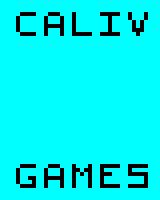

A 2D game scene composited from a Tiled map and its tileset images. What follows is a short description and the map's XML, with every tile layer's data as written:
An orthogonal 40x50 tile map with 4x4 px tiles, 1 tile layer (Capa de Patrones 1).

<map version="1.0" orientation="orthogonal" renderorder="right-down" width="40" height="50" tilewidth="4" tileheight="4" nextobjectid="1">
 <tileset firstgid="1" name="tiles_4" tilewidth="4" tileheight="4" tilecount="16">
  <image source="tiles_4.png" width="16" height="16" />
 </tileset>
 <layer name="Capa de Patrones 1" width="40" height="50">
  <data encoding="csv">
13,13,13,13,13,13,13,13,13,13,13,13,13,13,13,13,13,13,13,13,13,13,13,13,13,13,13,13,13,13,13,13,13,13,13,13,13,13,13,13,
13,13,13,13,13,13,13,13,13,13,13,13,13,13,13,13,13,13,13,13,13,13,13,13,13,13,13,13,13,13,13,13,13,13,13,13,13,13,13,13,
13,13,13,13,13,13,13,13,13,13,13,13,13,13,13,13,13,13,13,13,13,13,13,13,13,13,13,13,13,13,13,13,13,13,13,13,13,13,13,13,
13,13,13,13,13,1,1,1,1,13,13,13,1,1,1,13,13,13,1,13,13,13,13,13,13,1,1,1,1,1,13,13,1,13,13,13,1,13,13,13,
13,13,13,13,1,13,13,13,13,13,13,1,13,13,13,1,13,13,1,13,13,13,13,13,13,13,13,1,13,13,13,13,1,13,13,13,1,13,13,13,
13,13,13,13,1,13,13,13,13,13,13,1,13,13,13,1,13,13,1,13,13,13,13,13,13,13,13,1,13,13,13,13,13,1,13,1,13,13,13,13,
13,13,13,13,1,13,13,13,13,13,13,1,1,1,1,1,13,13,1,13,13,13,13,13,13,13,13,1,13,13,13,13,13,1,13,1,13,13,13,13,
13,13,13,13,1,13,13,13,13,13,13,1,13,13,13,1,13,13,1,13,13,13,13,13,13,13,13,1,13,13,13,13,13,1,1,1,13,13,13,13,
13,13,13,13,13,1,1,1,1,13,13,1,13,13,13,1,13,13,1,1,1,1,1,13,13,1,1,1,1,1,13,13,13,13,1,13,13,13,13,13,
13,13,13,13,13,13,13,13,13,13,13,13,13,13,13,13,13,13,13,13,13,13,13,13,13,13,13,13,13,13,13,13,13,13,13,13,13,13,13,13,
13,13,13,13,13,13,13,13,13,13,13,13,13,13,13,13,13,13,13,13,13,13,13,13,13,13,13,13,13,13,13,13,13,13,13,13,13,13,13,13,
13,13,13,13,13,13,13,13,13,13,13,13,13,13,13,13,13,13,13,13,13,13,13,13,13,13,13,13,13,13,13,13,13,13,13,13,13,13,13,13,
13,13,13,13,13,13,13,13,13,13,13,13,13,13,13,13,13,13,13,13,13,13,13,13,13,13,13,13,13,13,13,13,13,13,13,13,13,13,13,13,
13,13,13,13,13,13,13,13,13,13,13,13,13,13,13,13,13,13,13,13,13,13,13,13,13,13,13,13,13,13,13,13,13,13,13,13,13,13,13,13,
13,13,13,13,13,13,13,13,13,13,13,13,13,13,13,13,13,13,13,13,13,13,13,13,13,13,13,13,13,13,13,13,13,13,13,13,13,13,13,13,
13,13,13,13,13,13,13,13,13,13,13,13,13,13,13,13,13,13,13,13,13,13,13,13,13,13,13,13,13,13,13,13,13,13,13,13,13,13,13,13,
13,13,13,13,13,13,13,13,13,13,13,13,13,13,13,13,13,13,13,13,13,13,13,13,13,13,13,13,13,13,13,13,13,13,13,13,13,13,13,13,
13,13,13,13,13,13,13,13,13,13,13,13,13,13,13,13,13,13,13,13,13,13,13,13,13,13,13,13,13,13,13,13,13,13,13,13,13,13,13,13,
13,13,13,13,13,13,13,13,13,13,13,13,13,13,13,13,13,13,13,13,13,13,13,13,13,13,13,13,13,13,13,13,13,13,13,13,13,13,13,13,
13,13,13,13,13,13,13,13,13,13,13,13,13,13,13,13,13,13,13,13,13,13,13,13,13,13,13,13,13,13,13,13,13,13,13,13,13,13,13,13,
13,13,13,13,13,13,13,13,13,13,13,13,13,13,13,13,13,13,13,13,13,13,13,13,13,13,13,13,13,13,13,13,13,13,13,13,13,13,13,13,
13,13,13,13,13,13,13,13,13,13,13,13,13,13,13,13,13,13,13,13,13,13,13,13,13,13,13,13,13,13,13,13,13,13,13,13,13,13,13,13,
13,13,13,13,13,13,13,13,13,13,13,13,13,13,13,13,13,13,13,13,13,13,13,13,13,13,13,13,13,13,13,13,13,13,13,13,13,13,13,13,
13,13,13,13,13,13,13,13,13,13,13,13,13,13,13,13,13,13,13,13,13,13,13,13,13,13,13,13,13,13,13,13,13,13,13,13,13,13,13,13,
13,13,13,13,13,13,13,13,13,13,13,13,13,13,13,13,13,13,13,13,13,13,13,13,13,13,13,13,13,13,13,13,13,13,13,13,13,13,13,13,
13,13,13,13,13,13,13,13,13,13,13,13,13,13,13,13,13,13,13,13,13,13,13,13,13,13,13,13,13,13,13,13,13,13,13,13,13,13,13,13,
13,13,13,13,13,13,13,13,13,13,13,13,13,13,13,13,13,13,13,13,13,13,13,13,13,13,13,13,13,13,13,13,13,13,13,13,13,13,13,13,
13,13,13,13,13,13,13,13,13,13,13,13,13,13,13,13,13,13,13,13,13,13,13,13,13,13,13,13,13,13,13,13,13,13,13,13,13,13,13,13,
13,13,13,13,13,13,13,13,13,13,13,13,13,13,13,13,13,13,13,13,13,13,13,13,13,13,13,13,13,13,13,13,13,13,13,13,13,13,13,13,
13,13,13,13,13,13,13,13,13,13,13,13,13,13,13,13,13,13,13,13,13,13,13,13,13,13,13,13,13,13,13,13,13,13,13,13,13,13,13,13,
13,13,13,13,13,13,13,13,13,13,13,13,13,13,13,13,13,13,13,13,13,13,13,13,13,13,13,13,13,13,13,13,13,13,13,13,13,13,13,13,
13,13,13,13,13,13,13,13,13,13,13,13,13,13,13,13,13,13,13,13,13,13,13,13,13,13,13,13,13,13,13,13,13,13,13,13,13,13,13,13,
13,13,13,13,13,13,13,13,13,13,13,13,13,13,13,13,13,13,13,13,13,13,13,13,13,13,13,13,13,13,13,13,13,13,13,13,13,13,13,13,
13,13,13,13,13,13,13,13,13,13,13,13,13,13,13,13,13,13,13,13,13,13,13,13,13,13,13,13,13,13,13,13,13,13,13,13,13,13,13,13,
13,13,13,13,13,13,13,13,13,13,13,13,13,13,13,13,13,13,13,13,13,13,13,13,13,13,13,13,13,13,13,13,13,13,13,13,13,13,13,13,
13,13,13,13,13,13,13,13,13,13,13,13,13,13,13,13,13,13,13,13,13,13,13,13,13,13,13,13,13,13,13,13,13,13,13,13,13,13,13,13,
13,13,13,13,13,13,13,13,13,13,13,13,13,13,13,13,13,13,13,13,13,13,13,13,13,13,13,13,13,13,13,13,13,13,13,13,13,13,13,13,
13,13,13,13,13,13,13,13,13,13,13,13,13,13,13,13,13,13,13,13,13,13,13,13,13,13,13,13,13,13,13,13,13,13,13,13,13,13,13,13,
13,13,13,13,13,13,13,13,13,13,13,13,13,13,13,13,13,13,13,13,13,13,13,13,13,13,13,13,13,13,13,13,13,13,13,13,13,13,13,13,
13,13,13,13,13,13,13,13,13,13,13,13,13,13,13,13,13,13,13,13,13,13,13,13,13,13,13,13,13,13,13,13,13,13,13,13,13,13,13,13,
13,13,13,13,13,13,13,13,13,13,13,13,13,13,13,13,13,13,13,13,13,13,13,13,13,13,13,13,13,13,13,13,13,13,13,13,13,13,13,13,
13,13,13,13,13,1,1,1,1,13,13,13,1,1,1,13,13,13,1,13,13,13,1,13,13,1,1,1,1,1,13,13,1,1,1,1,1,13,13,13,
13,13,13,13,1,13,13,13,13,13,13,1,13,13,13,1,13,13,1,1,13,1,1,13,13,1,13,13,13,13,13,13,1,13,13,13,13,13,13,13,
13,13,13,13,1,13,13,13,13,13,13,1,13,13,13,1,13,13,1,13,1,13,1,13,13,1,1,1,13,13,13,13,1,1,1,1,1,13,13,13,
13,13,13,13,1,13,13,1,1,13,13,1,1,1,1,1,13,13,1,13,13,13,1,13,13,1,13,13,13,13,13,13,13,13,13,13,1,13,13,13,
13,13,13,13,1,13,13,13,1,13,13,1,13,13,13,1,13,13,1,13,13,13,1,13,13,1,13,13,13,13,13,13,13,13,13,13,1,13,13,13,
13,13,13,13,13,1,1,1,1,13,13,1,13,13,13,1,13,13,1,13,13,13,1,13,13,1,1,1,1,1,13,13,1,1,1,1,1,13,13,13,
13,13,13,13,13,13,13,13,13,13,13,13,13,13,13,13,13,13,13,13,13,13,13,13,13,13,13,13,13,13,13,13,13,13,13,13,13,13,13,13,
13,13,13,13,13,13,13,13,13,13,13,13,13,13,13,13,13,13,13,13,13,13,13,13,13,13,13,13,13,13,13,13,13,13,13,13,13,13,13,13,
13,13,13,13,13,13,13,13,13,13,13,13,13,13,13,13,13,13,13,13,13,13,13,13,13,13,13,13,13,13,13,13,13,13,13,13,13,13,13,13
</data>
 </layer>
</map>